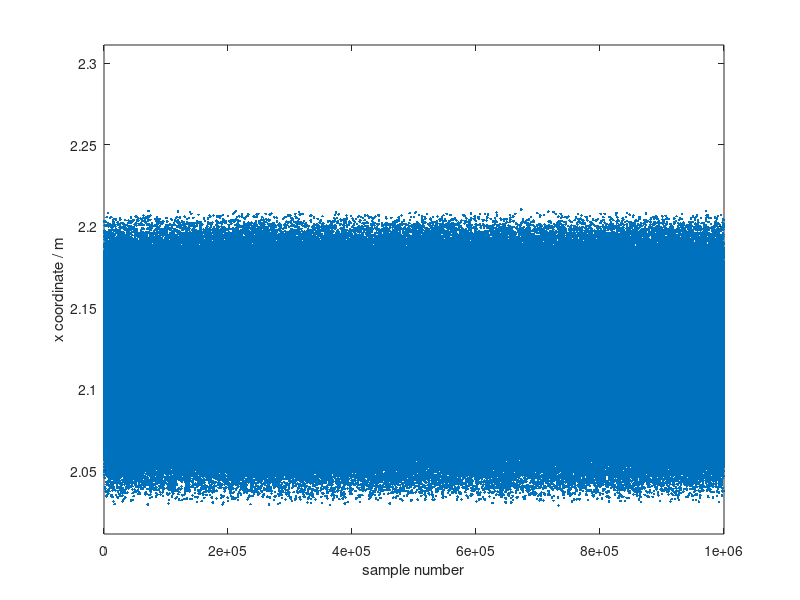

Source code (MATLAB):
%% evaluation of the 2d plane with 2d  forward kinematics problem solution
% forward kinematics for original configuration

% robot definition 
% robot configurations
ROBOT = '2d3linkBot';
theta1 = pi/4;
theta2 = pi/4;
theta3 = pi/4;
ys_ori = [theta1; theta2; theta3];


% forward kinematics 
xpos = cos(theta1) + cos(theta2) + cos(theta3);
ypos = sin(theta1) + sin(theta2) + sin(theta3);

xdist = 0.09;

% computed joint tolerance: JTE V.S. Adversarial Optimization 
% lmd = 0.0428; $ JTE
lmd = 0.0433; % Adversarial 


%% sampling to verify the joint bound approximated forward kinematics
% precomputed lmd as the joint bound 
xwall = xpos + xdist;

sample_num = 1000000;
xpos_approx_samples = zeros(sample_num,1);
violate = 0;
min_dist = 999;

for i = 1:sample_num
    ys = -1 + 2*rand(3,1); % sampling a y vector within [-1,1]
    ys_pert = ys*lmd + ys_ori; % perturbed y vector
    xpos_per = cos(ys_pert(1)) + cos(ys_pert(2)) + cos(ys_pert(3));
    ypos_per = sin(ys_pert(1)) + sin(ys_pert(2)) + sin(ys_pert(3));
    xpos_approx_samples(i) = xpos_per; % x wall 
%     xpos_approx_samples(i) = ypos_per; % y wall 
    % violation check
    if xpos_per > xwall
        violate = violate + 1;
    end
    % update optimality 
    dist = xwall - xpos_per;
    if dist < min_dist
        min_dist = dist;
    end
end

figure
plot(xpos_approx_samples,'.');
hold on 
% plot the solidline to demonstrate 1.8
yline = xwall * ones(sample_num,1); % x wall
% yline = ywall * ones(sample_num,1); % x wall
plot(yline,'-','lineWidth',2);
hold on 
% limitation 
xlabel('sample number');
ylabel('x coordinate / m');
% ylabel('y coordinate / m');
ylim([xwall-0.2 xwall + 0.1]); % x wall 
% ylim([ywall-0.15, ywall + 0.1]); % y wall 
% disp(max(xpos_approx_samples));
disp( violate);
disp( min_dist);